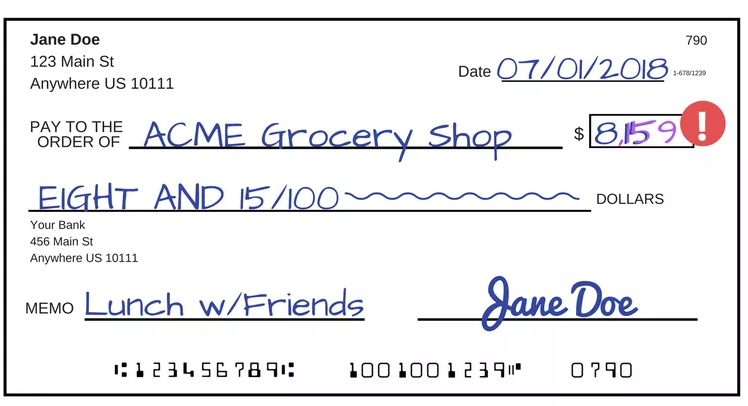
#> input picture Tests/cheque2.png, 748 x 406 px, found by its file name
$ python Signature_Detection.py
#> lines starting #> are read from the running program, lines starting #| are printed output that depends on the picture; after the words box and inside, x2 and y2 are one past the last pixel; in counts of white or black regions, pixels touching at a corner belong together; long printed decimals are rounded
#> further down, img is the input picture: shape (406, 748, 3); mean B, G, R 238.2, 235.3, 235.7

import cv2
import matplotlib.pyplot as plt
from skimage import measure, morphology
from skimage.measure import regionprops
import numpy as np
import pytesseract
import re

# the parameters are used to remove small size connected pixels outliar
constant_parameter_1 = 84
constant_parameter_2 = 250
constant_parameter_3 = 100

# the parameter is used to remove big size connected pixels outliar
constant_parameter_4 = 18

def extract_signature(source_image):

    # read the input image
    img = source_image
    img = cv2.threshold(img, 127, 255, cv2.THRESH_BINARY)[1]  # ensure binary
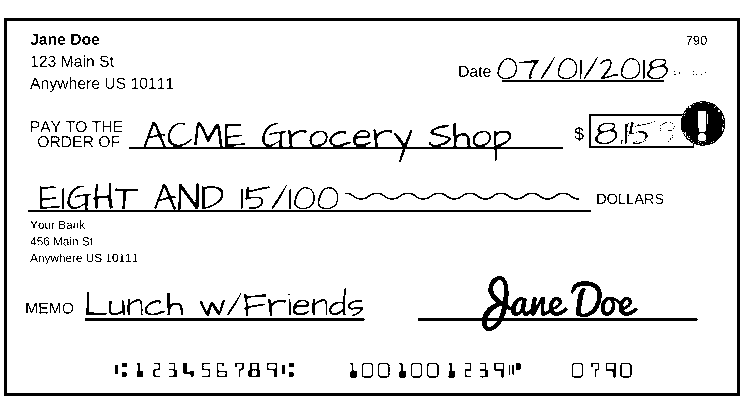
#> img: shape (406, 748); 92% white; 220 black regions (77 under 20 px), largest, box (x1, y1, x2, y2) and area: (4, 18, 740, 396) 6648, (129, 122, 563, 162) 2739, (418, 276, 698, 331) 2014

    # connected component analysis by scikit-learn framework
    blobs = img > img.mean()
    blobs_labels = measure.label(blobs, background=1)
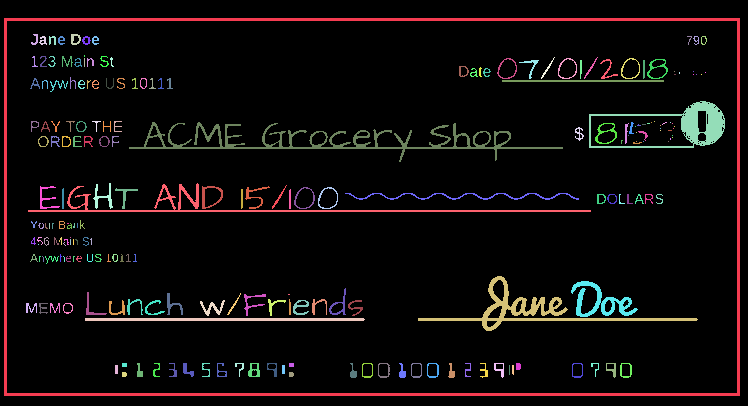
#> blobs_labels: shape (406, 748) int32; 221 distinct labels, from 0 to 220; one colour per label, 0 black
    # image_label_overlay = label2rgb(blobs_labels, image=img)

    fig, ax = plt.subplots(figsize=(10, 6))

    the_biggest_component = 0
    total_area = 0
    counter = 0
    average = 0.0
    for region in regionprops(blobs_labels):
        if (region.area > 10):
            total_area = total_area + region.area
            counter = counter + 1
        # print region.area # (for debugging)
        # take regions with large enough areas
        if (region.area >= 250):
            if (region.area > the_biggest_component):
                the_biggest_component = region.area
#> this loop made 220 passes
#> (total_area, the_biggest_component) on pass 1: (6648, 6648)
#> after the loop, counter = 166; the_biggest_component = 6648; total_area = 24222

    average = (total_area/counter)
#> average = 145.9
    print("the_biggest_component: " + str(the_biggest_component))
#| the_biggest_component: 6648.0
    print("average: " + str(average))
#| average: 145.916

    # experimental-based ratio calculation, modify it for your cases
    # a4_small_size_outliar_constant is used as a threshold value to remove connected outliar connected pixels
    # are smaller than a4_small_size_outliar_constant for A4 size scanned documents
    a4_small_size_outliar_constant = ((average/constant_parameter_1)*constant_parameter_2)+constant_parameter_3
#> a4_small_size_outliar_constant = 534.3
    print("a4_small_size_outliar_constant: " + str(a4_small_size_outliar_constant))
#| a4_small_size_outliar_constant: 534.273

    # experimental-based ratio calculation, modify it for your cases
    # a4_big_size_outliar_constant is used as a threshold value to remove outliar connected pixels
    # are bigger than a4_big_size_outliar_constant for A4 size scanned documents
    a4_big_size_outliar_constant = a4_small_size_outliar_constant*constant_parameter_4
#> a4_big_size_outliar_constant = 9616.9
    print("a4_big_size_outliar_constant: " + str(a4_big_size_outliar_constant))
#| a4_big_size_outliar_constant: 9616.910

    # remove the connected pixels are smaller than a4_small_size_outliar_constant
    pre_version = morphology.remove_small_objects(blobs_labels, a4_small_size_outliar_constant)
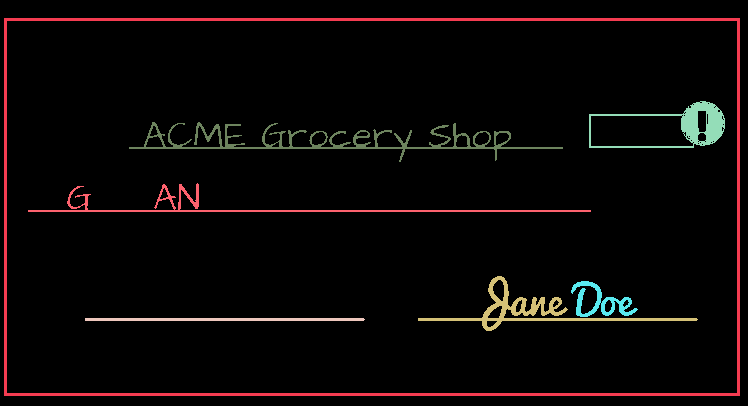
#> pre_version: shape (406, 748) int32; 8 distinct labels, from 0 to 188; one colour per label, 0 black
    # remove the connected pixels are bigger than threshold a4_big_size_outliar_constant
    # to get rid of undesired connected pixels such as table headers and etc.
    component_sizes = np.bincount(pre_version.ravel())
#> component_sizes = 189 values, max 287283 at index 0, min 0 at index 2, mean 1606.8
    too_small = component_sizes > (a4_big_size_outliar_constant)
    too_small_mask = too_small[pre_version]
    pre_version[too_small_mask] = 0
    # save the the pre-version which is the image is labelled with colors
    # as considering connected components
    plt.imsave('pre_version.png', pre_version)
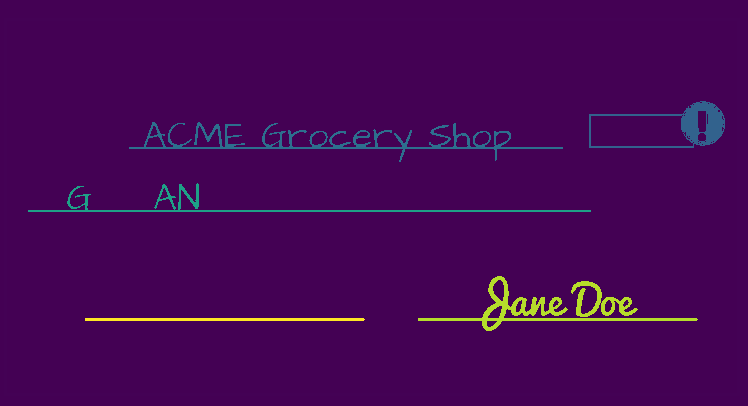
#> saved as pre_version.png: shape (406, 748, 3); mean R, G, B 69, 6.1, 84.6

    # read the pre-version
    img = cv2.imread('pre_version.png', 0)
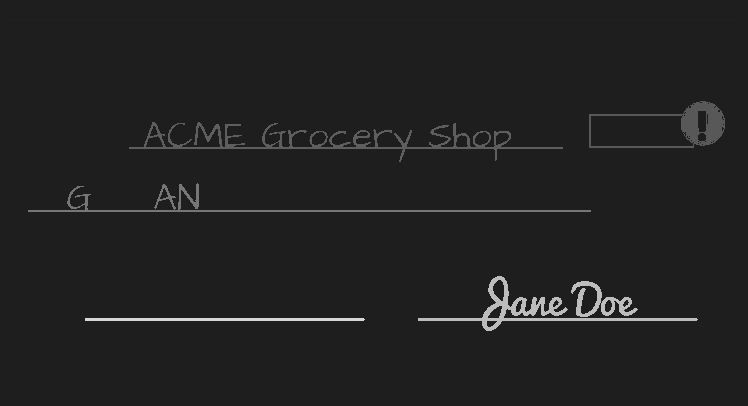
#> img: shape (406, 748); min 30, max 215, mean 33.4
    # ensure binary
    img = cv2.threshold(img, 0, 255,
                        cv2.THRESH_BINARY_INV | cv2.THRESH_OTSU)[1]
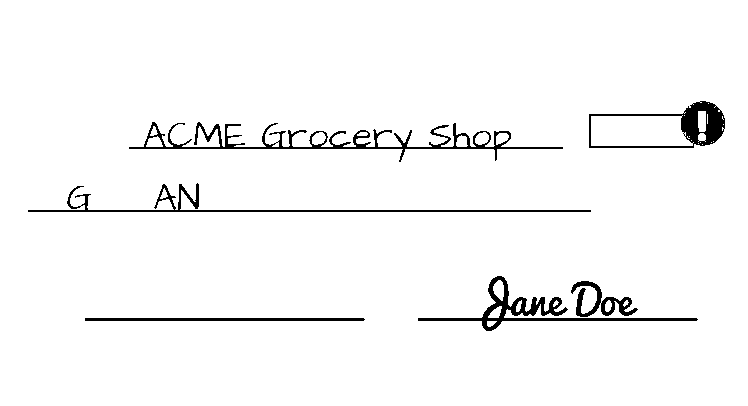
#> img: shape (406, 748); 96.8% white; 6 black regions
    # save the the result
    # cv2.imwrite("output.png", img)
    return img


    equalized = cv2.equalizeHist(image)

    # cv2.imshow('Equalized Image', equalized)

    # Apply Gaussian Blur
    denoised = cv2.medianBlur(equalized, 5)

    # cv2.imshow('Denoised with Median Blur', denoised)

    # Assume gray is anything between 1 and 254
    threshold_lower = 29
    threshold_upper = 254

    # Create a mask for gray pixels
    mask = cv2.inRange(denoised, threshold_lower, threshold_upper)

    # Set all pixels matching the mask to white
    denoised[mask > 0] = 255
    return denoised

def draw_signature(img, tried):

    #save the original image
    original = img
    gray = cv2.cvtColor(img, cv2.COLOR_BGR2GRAY)

    #perform signature extraction
    img = extract_signature(gray)
    cv2.imshow("Extracted Signatures", img)

    #find contours
    contours, _ = cv2.findContours(img, cv2.RETR_CCOMP, cv2.CHAIN_APPROX_SIMPLE)
#> contours = 43 contours, 18 with area under 20; largest, box (x1, y1, x2, y2) and area: (0, 0, 748, 406) 302535, (588, 100, 726, 149) 4968, (128, 121, 564, 163) 4428, (417, 275, 699, 332) 2818, (591, 115, 694, 146) 2678

    max_bottom_right = (0, 0)
    lower_rightmost_contour = None
    for contour in contours:
        # Get the bounding rectangle
        x, y, w, h = cv2.boundingRect(contour)
        if h < 10 or w < 10:
            continue
        bottom_right = (x , y)  # Bottom-right corner coordinates

        # Check if this contour is further right and lower
        if (bottom_right[0] > max_bottom_right[0] or bottom_right[1] > max_bottom_right[1]):
            max_bottom_right = bottom_right
            lower_rightmost_contour = contour
#> this loop made 43 passes
#> (x, y, w, h) on passes 1 to 8: (487, 321, 10, 6), (488, 306, 14, 12), (623, 300, 6, 7), (605, 300, 7, 12), (553, 300, 6, 7), (516, 300, 6, 12), (493, 280, 11, 21), (160, 188, 8, 11)
#> after the loop, lower_rightmost_contour = contour of 60 points, box (x1, y1, x2, y2) (600, 296, 639, 317), area 501

    x_lr, y_lr, w_lr, h_lr = cv2.boundingRect(lower_rightmost_contour)
#> x_lr = 600; y_lr = 296; w_lr = 39; h_lr = 21
    combined_contour = None
    if lower_rightmost_contour is None:
        print("No Signature Found")

    else:
        combined_contour = lower_rightmost_contour.copy()
#> combined_contour has the same summary as lower_rightmost_contour

        #iterate again over the contours to check for adjacent ones to constitute a larger part of the signature
        for contour in contours:
            if np.array_equal(contour, lower_rightmost_contour):
                continue  # Skip the lower rightmost contour itself

            # Get bounding rectangle of the current contour
            x, y, w, h = cv2.boundingRect(contour)

            # Check if the current contour is within the proximity threshold
            if abs(x - (x_lr + w_lr)) < 15 or abs(y - (y_lr )) < 20:
            # Combine the contours
                combined_contour = np.vstack((combined_contour, contour))
#> this loop made 43 passes
#> after the loop, combined_contour = contour of 236 points, box (x1, y1, x2, y2) (488, 280, 639, 318), area 2376

    # Draw the bounding rectangle for total contour
    x, y, w, h = cv2.boundingRect(combined_contour)
#> x = 488; y = 280; w = 151; h = 38
    if combined_contour is not None and not(w < 10 or h < 10 or h > 100 or w > 250):
        cv2.putText(original,text='Signature',org=(x,y), fontFace=cv2.FONT_HERSHEY_SIMPLEX ,fontScale= 1,color=(0,255,0),thickness=2,lineType=cv2.LINE_AA)
        cv2.rectangle(original, (x, y), (x + w, y + h ), (0, 255, 0), 2)
    elif tried == False:
        #resize for better contour detection
        img = cv2.resize(original, (748,406))
        original = draw_signature(img, True)
    return original

# [35 lines left out: functions find_check_nb, find_check_date, find_check_payee, not called in this run]

def preprocess_image(img):
    img = cv2.resize(img, (1280,720))
#> img: shape (720, 1280, 3)
    # Convert to grayscale
    gray = cv2.cvtColor(img, cv2.COLOR_BGR2GRAY)
#> gray: shape (720, 1280)
    # Apply thresholding or any other preprocessing steps
    _, thresh = cv2.threshold(gray, 150, 255, cv2.THRESH_BINARY)
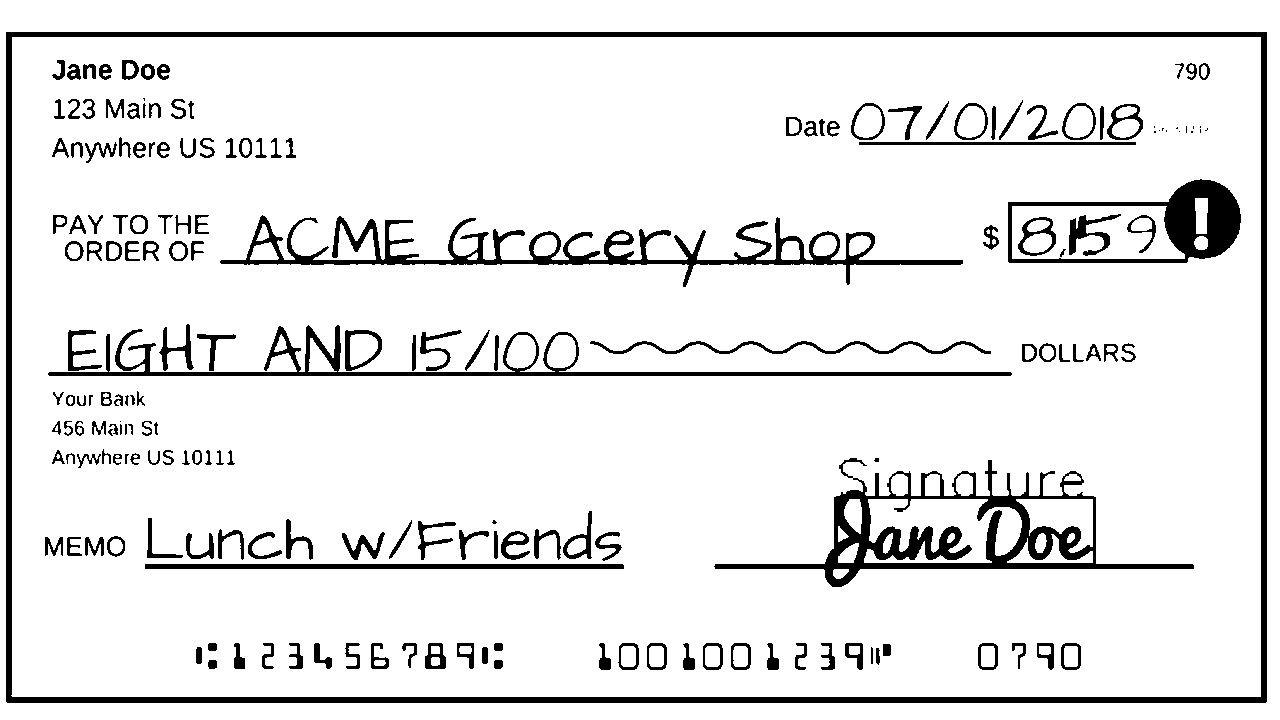
#> thresh: shape (720, 1280); 90.8% white; 191 black regions (18 under 20 px), largest, box (x1, y1, x2, y2) and area: (6, 32, 1267, 703) 21788, (714, 458, 1194, 587) 11561, (220, 215, 963, 287) 9496
    cv2.imshow("th",thresh)
    return thresh

# [6 lines left out: function find_check_amount, not called in this run]

#MAIN
#SIGNATURE DETECTION
img = cv2.imread("Tests/cheque2.png")
signature_drawn = draw_signature(img, False)

cv2.imshow('Detected Signature', signature_drawn)

#DATA EXTRACTION
pytesseract.pytesseract.tesseract_cmd = r"C:\Program Files\Tesseract-OCR\tesseract.exe"
processed = preprocess_image(img)
#> (the run stopped early here; a loop or call above may not have finished)

$ run again, with Tests/cheque1.png copied over Tests/cheque2.png
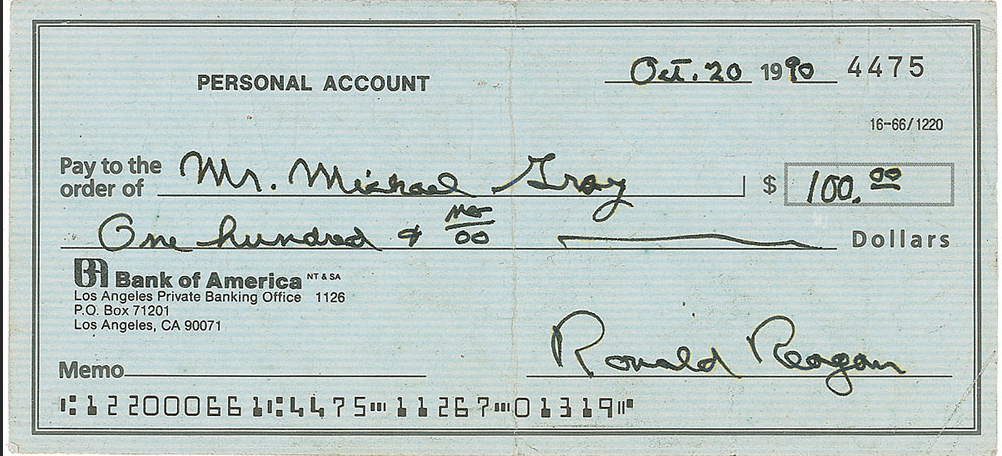
#> input picture Tests/cheque1.png, 1002 x 456 px, found by its file name
#> img is the input picture: shape (456, 1002, 3); mean B, G, R 198.2, 201, 188
#> blobs: shape (456, 1002) bool; 90.6% white; 415 black regions (230 under 20 px), largest, box (x1, y1, x2, y2) and area: (32, 19, 982, 436) 7366, (157, 153, 745, 222) 3967, (526, 310, 952, 396) 3680
#> blobs_labels: shape (456, 1002) int32; 416 distinct labels, from 0 to 415
#> the loop in extract_signature, `for region in regionprops(blobs_labels):` made 415 passes
#> (total_area, the_biggest_component) on passes 1, 5: (1368, 1368), (8734, 7366)
#> after the loop in extract_signature, `for region in regionprops(blobs_labels):`: counter = 201; the_biggest_component = 7366; total_area = 42435
#> average = 211.1
#| the_biggest_component: 7366.0
#| average: 211.119
#> a4_small_size_outliar_constant = 728.3
#| a4_small_size_outliar_constant: 728.332
#> a4_big_size_outliar_constant = 13110
#| a4_big_size_outliar_constant: 13109.968
#> pre_version: shape (456, 1002) int32; 11 distinct labels, from 0 to 413
#> component_sizes = 414 values, max 430444 at index 0, min 0 at index 2, mean 1103.7
#> contours = 72 contours, 56 with area under 20; largest, box (x1, y1, x2, y2) and area: (0, 0, 1002, 456) 455455, (525, 309, 953, 397) 5366, (60, 212, 514, 253) 4008, (513, 233, 838, 251) 3412, (514, 430, 941, 437) 1739
#> the loop in draw_signature, `for contour in contours:` made 72 passes
#> (x, y, w, h) on passes 2, 5, 6, 13, 18, 25, 30, 36: (919, 433, 1, 1), (905, 433, 1, 1), (902, 433, 1, 1), (834, 433, 1, 1), (811, 433, 1, 1), (730, 433, 1, 1), (650, 433, 1, 1), (828, 377, 22, 16)
#> after the loop in draw_signature, `for contour in contours:`: lower_rightmost_contour = contour of 24 points, box (x1, y1, x2, y2) (828, 377, 850, 393), area 247
#> x_lr = 828; y_lr = 377; w_lr = 22; h_lr = 16
#> in draw_signature, `combined_contour = lower_rightmost_contour.copy()`: combined_contour has the same summary as lower_rightmost_contour
#> after the loop in draw_signature, `for contour in contours:`: combined_contour = contour of 124 points, box (x1, y1, x2, y2) (609, 358, 881, 434), area 269
#> in draw_signature, `x, y, w, h = cv2.boundingRect(combined_contour)`: x = 609; y = 358; w = 272; h = 76
#> blobs: shape (406, 748) bool; 90.8% white; 251 black regions (102 under 20 px), largest, box (x1, y1, x2, y2) and area: (24, 17, 732, 388) 5704, (28, 22, 728, 383) 2728, (393, 276, 711, 353) 2448
#> in extract_signature (call 2), `blobs_labels = measure.label(blobs, background=1)`:
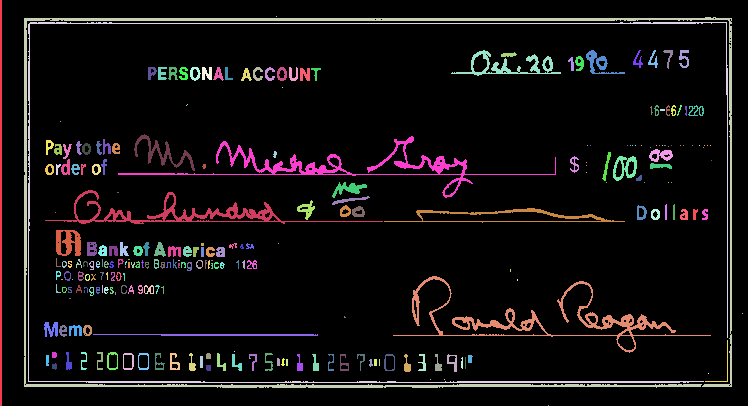
#> blobs_labels: shape (406, 748) int32; 252 distinct labels, from 0 to 251; one colour per label, 0 black
#> the loop in extract_signature (call 2), `for region in regionprops(blobs_labels):` made 251 passes
#> (total_area, the_biggest_component) on passes 1, 3: (812, 812), (6516, 5704)
#| the_biggest_component: 5704.0
#| average: 150.75
#| a4_small_size_outliar_constant: 548.661
#| a4_big_size_outliar_constant: 9875.893
#> pre_version: shape (406, 748) int32; 9 distinct labels, from 0 to 178
#> the loop in draw_signature (call 2), `for contour in contours:` made 30 passes
#> contour on passes 3, 4, 6, 8, 15, 18, 27: [[643, 324], [642, 325], [642, 326], [643, 325]], [[523, 324], [523, 325], [524, 325], [524, 324]], [[609, 322], [609, 324], [610, 323]], [[624, 320], [624, 321], [625, 321], [625, 320]], [[140, 222], [141, 222]], [[260, 214], [260, 215], [261, 215], [261, 214]], [[0, 0], [0, 405], [747, 405], [747, 0]]
#> in preprocess_image, `_, thresh = cv2.threshold(gray, 150, 255, cv2.THRESH_BINARY)`:
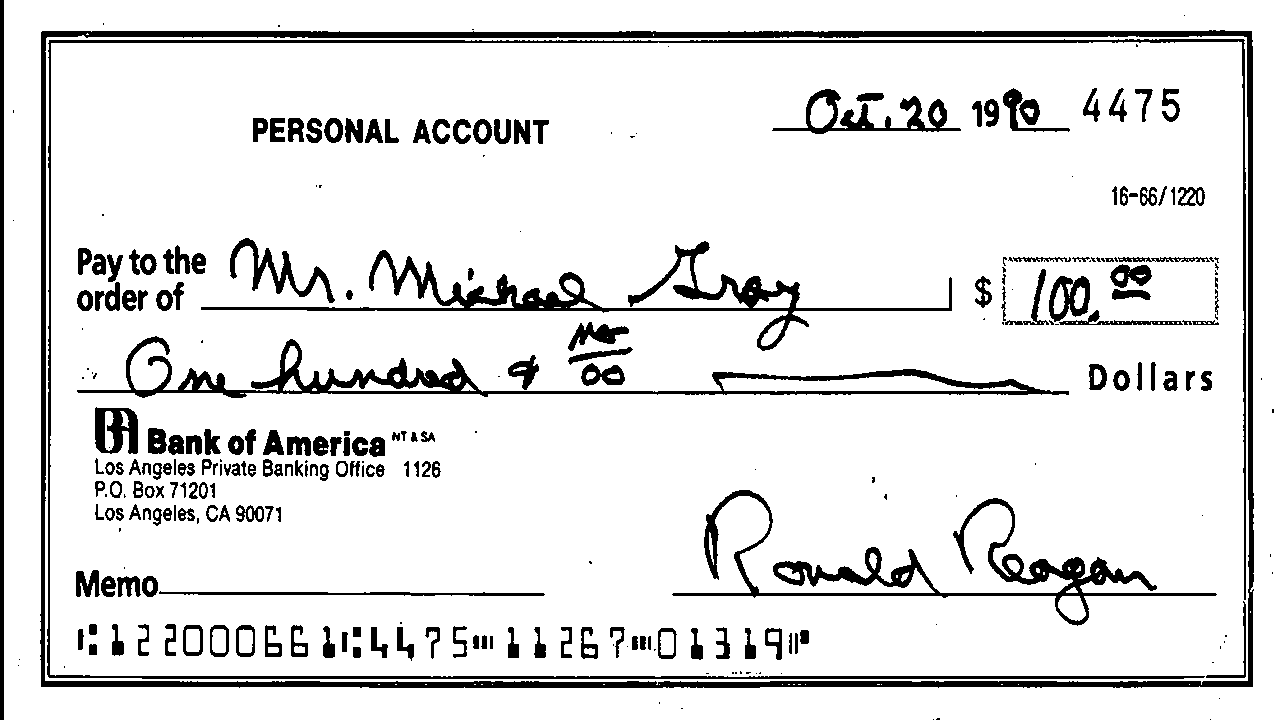
#> thresh: shape (720, 1280); 89.2% white; 290 black regions (89 under 20 px), largest, box (x1, y1, x2, y2) and area: (40, 30, 1254, 688) 20679, (47, 39, 1246, 679) 9507, (77, 336, 1069, 398) 9194
